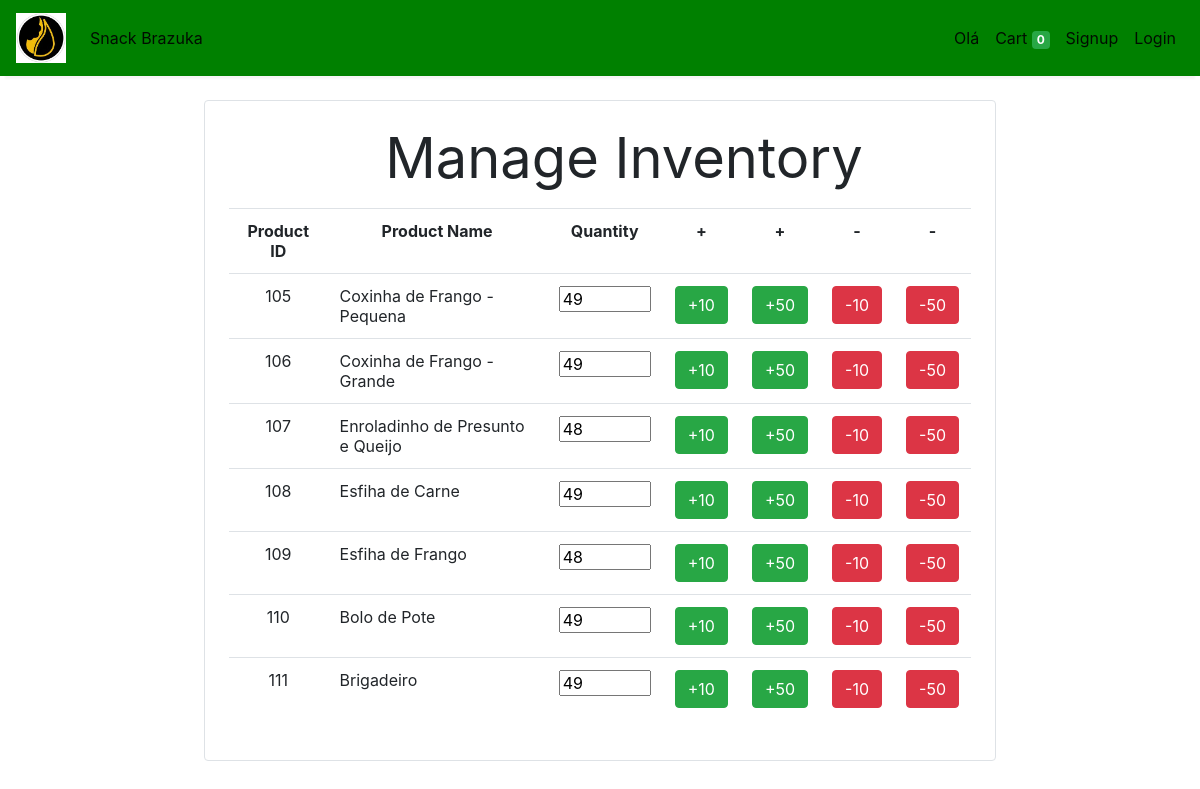
Page /manage_inventory/ on the committed database.
### store/models/product.py (models this page shows, shortened)
class Products(models.Model):
    id = models.IntegerField(primary_key=True)
    name = models.CharField(max_length=60)
    price= models.DecimalField(max_digits=6, decimal_places=2, default=0)
    category= models.ForeignKey(Category,on_delete=models.CASCADE,default=1 )
    description= models.CharField(max_length=250, default='', blank=True, null= True)
    image= models.ImageField(upload_to='uploads/products/')

### store/views/manage_inventory.py (the view)
# urls.py: path('manage_inventory/', ManageInventoryView.Inventory, name='manage_inventory'),
    def Inventory(request):
        ComandoSQL = "select P.id , P.name , I.qtde from store_products P , store_inventory I where P.id = I.id_product_id"
        cursor_manage_inventory = connection.cursor()
        cursor_manage_inventory.execute(ComandoSQL)
        data_manage_inventory = cursor_manage_inventory.fetchall()
        context = {'Inventory': data_manage_inventory}
        customer = Customer.get_customer_by_id(request.session.get('customer'))
        if customer:
            context['usuario'] = customer.first_name
        return render(request , 'manage_inventory.html', context)

### store/models/customer.py (called while the page is built)
    @staticmethod
    def get_customer_by_id(id):
        try:
            return Customer.objects.get(id = id)
        except:
            return False

### store/templates/manage_inventory.html (shortened to what this page needs)
<html lang="en">
<body id="page-top">
    <form method="POST" action="/manage_inventory/" class="form-horizontal">
        {% extends 'base.html' %}
        {% block content %}
        {% load cart %}
        {% load custom_filter %}
        <div class="container">
            <div class="border rounded p-4 m-4">
                <p class="display-4 pl-4 ml-4" align="center">Manage Inventory</p>
                <table class="table" border="0">
                    <tr align="center">
                        <th> Product ID </th>
                        <th> Product Name </th>
                        <th> Quantity </th>
                        <th> + </th>
                        <th> + </th>
                        <th> - </th>
                        <th> - </th>
                    </tr>
                    {% for item in Inventory %}
                    <tr>
                        <td align="center"> {{ item.0 }} </td>
                        <td> {{ item.1 }} </td>
                        <td align="center"><input size="4" id="Qtde" name="Qtde" readonly value={{ item.2 }}></td>
                        <td align="center" width="5%"><a class="btn btn-success" href="/manage_inventory/add/{{ item.0 }}/10"> +10  </a></td>
                        <td align="center" width="5%"><a class="btn btn-success" href="/manage_inventory/add/{{ item.0 }}/50"> +50 </a></td>
                        <td align="center" width="5%"><a class="btn btn-danger" href="/manage_inventory/subtract/{{ item.0 }}/10"> -10 </a></td>
                        <td align="center" width="5%"><a class="btn btn-danger" href="/manage_inventory/subtract/{{ item.0 }}/50"> -50 </a></td>
                    </tr>
                    {% endfor %}
                </table>
            </div>
        </div>
    </form>
</body>
</html>
{% endblock %}

### rows in the picture
Products: id "105", item "Coxinha de Frango - Pequena", Qtde "49"
Products: id "106", item "Coxinha de Frango - Grande", Qtde "49"
Products: id "107", item "Enroladinho de Presunto e Queijo", Qtde "48"
Products: id "108", item "Esfiha de Carne", Qtde "49"
Products: id "109", item "Esfiha de Frango", Qtde "48"
Products: id "110", item "Bolo de Pote", Qtde "49"
Products: id "111", item "Brigadeiro", Qtde "49"

### other values in the picture
{{ request.session.cart.keys|length }} "0"
